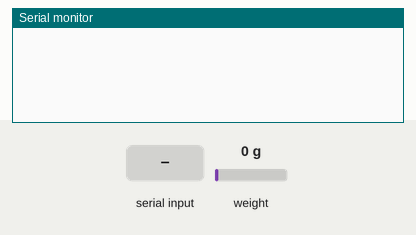
Recording of a sketch running on a simulated Arduino Mega 2560, built with avr-gcc and run on an emulated ATmega2560. On the bench: the last lines printed to the serial monitor. The test bench sets the inputs (shaded band); at power-on: weight on the scale 0 g.

Above: at 2.2 s.
2.3 s: "R" received over Serial
At 4.0 s:
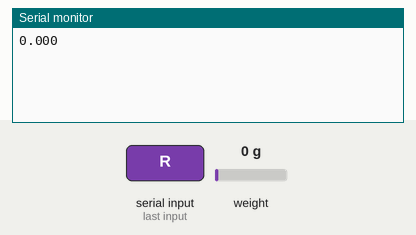
4.3 s: "T" received over Serial
At 6.1 s:
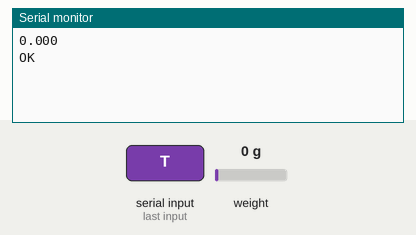

Measured:
- after the input at 2.3 s, the serial monitor: prints a new line after 0.50 s (image 1)
- after the input at 4.3 s, the serial monitor: prints a new line after 1.0 s (image 2)

The sketch:

sketch_apr8b_standard.ino
```cpp
#include "HX711.h"

const int DT_PIN = 21;
const int SCK_PIN = 22;
HX711 scale;

// ==========================================
// 🔻 Gradient calibration table (edit here) 🔻
// ==========================================
// Must be sorted from light to heavy! The first point must be {0, 0.0}
const int TABLE_SIZE = 4; // number of rows in the table

struct CalibrationPoint {
  long raw;       // internal ADC value
  float weight;   // true weight (g)
};

CalibrationPoint calTable[TABLE_SIZE] = {
  {0,      0.0},   // point 1: zero-load reference (always 0, 0)
  {34728,  0.96},  // raw value measured with a 0.96 g reference weight
  {104820, 2.89},  // raw value measured with a 2.89 g reference weight
  {230198, 6.54}   // raw value measured with a 6.54 g reference weight
  // Replace the rows above with data you measured yourself!
};
// ==========================================

void setup() {
  Serial.begin(115200);
  scale.begin(DT_PIN, SCK_PIN);
  scale.tare(); // zero the scale at boot
}

// Core lookup: map a raw ADC value to weight via the calibration table
float calculateWeight(long raw) {
  // 1. Below zero (e.g. the pan was lifted up) -> clamp to 0
  if (raw <= calTable[0].raw) return 0.0;

  // 2. Walk the table to find the segment this value falls into
  for (int i = 0; i < TABLE_SIZE - 1; i++) {
    if (raw >= calTable[i].raw && raw <= calTable[i+1].raw) {
      // Linear interpolation: draw a straight line between the two points
      float rawRange = calTable[i+1].raw - calTable[i].raw;
      float weightRange = calTable[i+1].weight - calTable[i].weight;
      float rawOffset = raw - calTable[i].raw;
      return calTable[i].weight + (rawOffset / rawRange) * weightRange;
    }
  }

  // 3. Beyond the table maximum: extrapolate with the last segment's slope
  float rawRange = calTable[TABLE_SIZE-1].raw - calTable[TABLE_SIZE-2].raw;
  float weightRange = calTable[TABLE_SIZE-1].weight - calTable[TABLE_SIZE-2].weight;
  float rawOffset = raw - calTable[TABLE_SIZE-2].raw;
  return calTable[TABLE_SIZE-2].weight + (rawOffset / rawRange) * weightRange;
}

void loop() {
  // Obeys commands from the Python host
  if (Serial.available() > 0) {
    char command = Serial.read();

    if (command == 'R') {
      if (scale.is_ready()) {
        long raw = scale.get_value(5);            // averaged raw value
        float true_weight = calculateWeight(raw); // look up the true weight
        Serial.println(true_weight, 3);           // send to host, 3 decimals
      } else {
        Serial.println("Error");
      }
    }
    else if (command == 'T') {
      scale.tare();
      Serial.println("OK");
    }
  }
}
```
